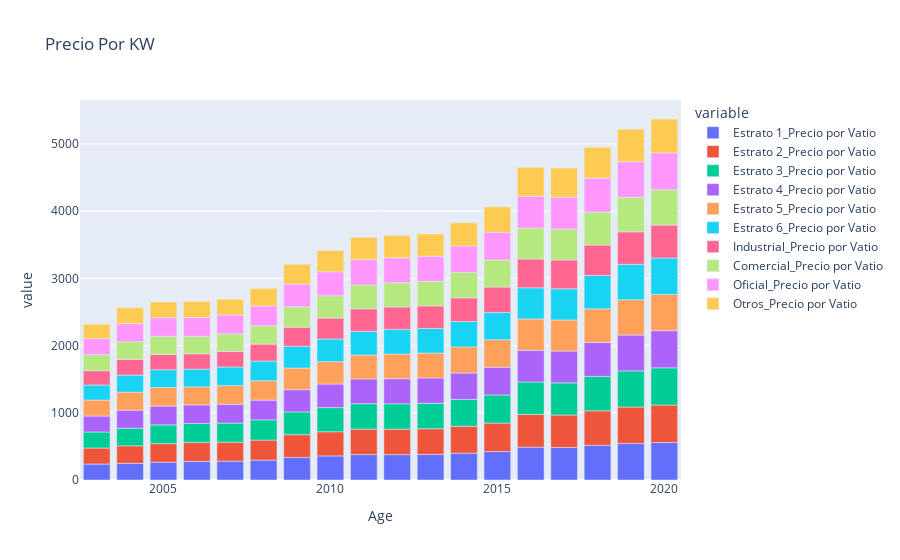

The cell this chart's notebook holds for it:
### Code cell
grafica_0= GraficoBarra(FinalM,ClasesPrecioPorWat,['Age'],"Precio Por KW",aggF=np.median,div=1)
grafica_0

### Figure 1 — Plotly figure (JSON) as saved in the notebook; plotly's stock layout.template omitted (floating-point values rounded to 4 significant figures)
{"data": [{"alignmentgroup": "True", "hovertemplate": "variable=Estrato 1_Precio por Vatio<br>Age=%{x}<br>value=%{y}<extra></extra>", "legendgroup": "Estrato 1_Precio por Vatio", "marker": {"color": "#636efa"}, "name": "Estrato 1_Precio por Vatio", "offsetgroup": "Estrato 1_Precio por Vatio", "orientation": "v", "showlegend": true, "textposition": "auto", "type": "bar", "x": [2003, 2004, 2005, 2006, 2007, 2008, 2009, 2010, 2011, 2012, 2013, 2014, 2015, 2016, 2017, 2018, 2019, 2020], "xaxis": "x", "y": [237.4, 248.3, 265.0, 277.5, 280.8, 296.4, 336.7, 358.2, 378.4, 377.4, 381.0, 399.4, 423.5, 488.7, 483.8, 515.7, 544.0, 557.3], "yaxis": "y"}, {"alignmentgroup": "True", "hovertemplate": "variable=Estrato 2_Precio por Vatio<br>Age=%{x}<br>value=%{y}<extra></extra>", "legendgroup": "Estrato 2_Precio por Vatio", "marker": {"color": "#EF553B"}, "name": "Estrato 2_Precio por Vatio", "offsetgroup": "Estrato 2_Precio por Vatio", "orientation": "v", "showlegend": true, "textposition": "auto", "type": "bar", "x": [2003, 2004, 2005, 2006, 2007, 2008, 2009, 2010, 2011, 2012, 2013, 2014, 2015, 2016, 2017, 2018, 2019, 2020], "xaxis": "x", "y": [238.4, 259.8, 275.8, 280.1, 282.3, 297.8, 337.9, 359.8, 378.9, 378.9, 382.1, 400.7, 423.5, 487.6, 483.3, 513.6, 541.6, 558.1], "yaxis": "y"}, {"alignmentgroup": "True", "hovertemplate": "variable=Estrato 3_Precio por Vatio<br>Age=%{x}<br>value=%{y}<extra></extra>", "legendgroup": "Estrato 3_Precio por Vatio", "marker": {"color": "#00cc96"}, "name": "Estrato 3_Precio por Vatio", "offsetgroup": "Estrato 3_Precio por Vatio", "orientation": "v", "showlegend": true, "textposition": "auto", "type": "bar", "x": [2003, 2004, 2005, 2006, 2007, 2008, 2009, 2010, 2011, 2012, 2013, 2014, 2015, 2016, 2017, 2018, 2019, 2020], "xaxis": "x", "y": [238.4, 262.2, 280.1, 282.1, 283.5, 300.5, 338.2, 359.0, 377.8, 377.2, 378.9, 398.9, 418.1, 481.5, 478.3, 511.5, 537.8, 553.2], "yaxis": "y"}, {"alignmentgroup": "True", "hovertemplate": "variable=Estrato 4_Precio por Vatio<br>Age=%{x}<br>value=%{y}<extra></extra>", "legendgroup": "Estrato 4_Precio por Vatio", "marker": {"color": "#ab63fa"}, "name": "Estrato 4_Precio por Vatio", "offsetgroup": "Estrato 4_Precio por Vatio", "orientation": "v", "showlegend": true, "textposition": "auto", "type": "bar", "x": [2003, 2004, 2005, 2006, 2007, 2008, 2009, 2010, 2011, 2012, 2013, 2014, 2015, 2016, 2017, 2018, 2019, 2020], "xaxis": "x", "y": [237.6, 268.6, 278.4, 278.2, 280.5, 294.0, 331.5, 350.8, 367.9, 372.8, 376.0, 392.5, 412.6, 471.8, 473.1, 506.7, 533.3, 553.2], "yaxis": "y"}, {"alignmentgroup": "True", "hovertemplate": "variable=Estrato 5_Precio por Vatio<br>Age=%{x}<br>value=%{y}<extra></extra>", "legendgroup": "Estrato 5_Precio por Vatio", "marker": {"color": "#FFA15A"}, "name": "Estrato 5_Precio por Vatio", "offsetgroup": "Estrato 5_Precio por Vatio", "orientation": "v", "showlegend": true, "textposition": "auto", "type": "bar", "x": [2003, 2004, 2005, 2006, 2007, 2008, 2009, 2010, 2011, 2012, 2013, 2014, 2015, 2016, 2017, 2018, 2019, 2020], "xaxis": "x", "y": [238.4, 268.8, 276.8, 268.0, 277.1, 288.1, 322.0, 333.5, 356.0, 368.6, 370.2, 387.4, 409.5, 466.5, 462.7, 499.0, 525.6, 539.7], "yaxis": "y"}, {"alignmentgroup": "True", "hovertemplate": "variable=Estrato 6_Precio por Vatio<br>Age=%{x}<br>value=%{y}<extra></extra>", "legendgroup": "Estrato 6_Precio por Vatio", "marker": {"color": "#19d3f3"}, "name": "Estrato 6_Precio por Vatio", "offsetgroup": "Estrato 6_Precio por Vatio", "orientation": "v", "showlegend": true, "textposition": "auto", "type": "bar", "x": [2003, 2004, 2005, 2006, 2007, 2008, 2009, 2010, 2011, 2012, 2013, 2014, 2015, 2016, 2017, 2018, 2019, 2020], "xaxis": "x", "y": [223.2, 252.9, 263.6, 263.5, 276.8, 292.8, 322.9, 336.5, 352.3, 365.5, 366.3, 379.1, 406.5, 462.7, 463.4, 497.0, 527.7, 541.3], "yaxis": "y"}, {"alignmentgroup": "True", "hovertemplate": "variable=Industrial_Precio por Vatio<br>Age=%{x}<br>value=%{y}<extra></extra>", "legendgroup": "Industrial_Precio por Vatio", "marker": {"color": "#FF6692"}, "name": "Industrial_Precio por Vatio", "offsetgroup": "Industrial_Precio por Vatio", "orientation": "v", "showlegend": true, "textposition": "auto", "type": "bar", "x": [2003, 2004, 2005, 2006, 2007, 2008, 2009, 2010, 2011, 2012, 2013, 2014, 2015, 2016, 2017, 2018, 2019, 2020], "xaxis": "x", "y": [212.2, 234.9, 228.8, 228.1, 232.5, 252.4, 284.3, 311.5, 334.7, 334.4, 335.5, 351.7, 377.0, 428.9, 428.8, 452.4, 482.0, 489.9], "yaxis": "y"}, {"alignmentgroup": "True", "hovertemplate": "variable=Comercial_Precio por Vatio<br>Age=%{x}<br>value=%{y}<extra></extra>", "legendgroup": "Comercial_Precio por Vatio", "marker": {"color": "#B6E880"}, "name": "Comercial_Precio por Vatio", "offsetgroup": "Comercial_Precio por Vatio", "orientation": "v", "showlegend": true, "textposition": "auto", "type": "bar", "x": [2003, 2004, 2005, 2006, 2007, 2008, 2009, 2010, 2011, 2012, 2013, 2014, 2015, 2016, 2017, 2018, 2019, 2020], "xaxis": "x", "y": [238.3, 262.8, 269.6, 260.9, 261.8, 272.1, 302.9, 332.2, 356.0, 358.8, 364.4, 378.9, 402.4, 460.1, 459.9, 489.6, 514.2, 526.6], "yaxis": "y"}, {"alignmentgroup": "True", "hovertemplate": "variable=Oficial_Precio por Vatio<br>Age=%{x}<br>value=%{y}<extra></extra>", "legendgroup": "Oficial_Precio por Vatio", "marker": {"color": "#FF97FF"}, "name": "Oficial_Precio por Vatio", "offsetgroup": "Oficial_Precio por Vatio", "orientation": "v", "showlegend": true, "textposition": "auto", "type": "bar", "x": [2003, 2004, 2005, 2006, 2007, 2008, 2009, 2010, 2011, 2012, 2013, 2014, 2015, 2016, 2017, 2018, 2019, 2020], "xaxis": "x", "y": [239.4, 267.5, 277.3, 280.1, 280.5, 296.2, 338.2, 356.5, 376.0, 372.1, 376.2, 393.2, 412.3, 474.4, 475.0, 506.2, 530.1, 547.5], "yaxis": "y"}, {"alignmentgroup": "True", "hovertemplate": "variable=Otros_Precio por Vatio<br>Age=%{x}<br>value=%{y}<extra></extra>", "legendgroup": "Otros_Precio por Vatio", "marker": {"color": "#FECB52"}, "name": "Otros_Precio por Vatio", "offsetgroup": "Otros_Precio por Vatio", "orientation": "v", "showlegend": true, "textposition": "auto", "type": "bar", "x": [2003, 2004, 2005, 2006, 2007, 2008, 2009, 2010, 2011, 2012, 2013, 2014, 2015, 2016, 2017, 2018, 2019, 2020], "xaxis": "x", "y": [214.9, 238.0, 233.3, 239.9, 235.1, 259.6, 294.4, 315.2, 331.2, 332.4, 329.3, 345.9, 378.8, 430.9, 432.8, 458.9, 482.4, 504.1], "yaxis": "y"}], "layout": {"barmode": "relative", "legend": {"title": {"text": "variable"}, "tracegroupgap": 0}, "title": {"text": "Precio Por KW"}, "xaxis": {"anchor": "y", "domain": [0, 1], "title": {"text": "Age"}}, "yaxis": {"anchor": "x", "domain": [0, 1], "title": {"text": "value"}}}}
